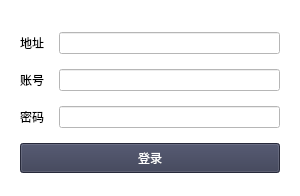
<?xml version="1.0" encoding="UTF-8"?>
<ui version="4.0">
 <class>Login</class>
 <widget class="QWidget" name="Login">
  <property name="geometry">
   <rect>
    <x>0</x>
    <y>0</y>
    <width>300</width>
    <height>196</height>
   </rect>
  </property>
  <property name="sizePolicy">
   <sizepolicy hsizetype="Fixed" vsizetype="Fixed">
    <horstretch>0</horstretch>
    <verstretch>0</verstretch>
   </sizepolicy>
  </property>
  <property name="minimumSize">
   <size>
    <width>300</width>
    <height>0</height>
   </size>
  </property>
  <property name="sizeIncrement">
   <size>
    <width>300</width>
    <height>0</height>
   </size>
  </property>
  <property name="windowTitle">
   <string>登录</string>
  </property>
  <property name="windowIcon">
   <iconset resource="../../resource/icon/icon.qrc">
    <normaloff>:/ico.svg</normaloff>:/ico.svg</iconset>
  </property>
  <property name="styleSheet">
   <string notr="true">background-color: rgb(255, 255, 255);</string>
  </property>
  <layout class="QGridLayout" name="gridLayout">
   <property name="leftMargin">
    <number>20</number>
   </property>
   <property name="topMargin">
    <number>30</number>
   </property>
   <property name="rightMargin">
    <number>20</number>
   </property>
   <property name="bottomMargin">
    <number>20</number>
   </property>
   <item row="0" column="0">
    <layout class="QVBoxLayout" name="verticalLayout">
     <property name="spacing">
      <number>15</number>
     </property>
     <item>
      <layout class="QHBoxLayout" name="horizontalLayout">
       <item>
        <widget class="QLabel" name="label">
         <property name="text">
          <string>地址</string>
         </property>
        </widget>
       </item>
       <item>
        <widget class="QLineEdit" name="edit_address">
         <property name="minimumSize">
          <size>
           <width>0</width>
           <height>20</height>
          </size>
         </property>
         <property name="sizeIncrement">
          <size>
           <width>0</width>
           <height>20</height>
          </size>
         </property>
        </widget>
       </item>
      </layout>
     </item>
     <item>
      <layout class="QHBoxLayout" name="horizontalLayout_2">
       <item>
        <widget class="QLabel" name="label_2">
         <property name="text">
          <string>账号</string>
         </property>
        </widget>
       </item>
       <item>
        <widget class="QLineEdit" name="edit_username">
         <property name="minimumSize">
          <size>
           <width>0</width>
           <height>20</height>
          </size>
         </property>
         <property name="sizeIncrement">
          <size>
           <width>0</width>
           <height>20</height>
          </size>
         </property>
        </widget>
       </item>
      </layout>
     </item>
     <item>
      <layout class="QHBoxLayout" name="horizontalLayout_3">
       <item>
        <widget class="QLabel" name="label_3">
         <property name="text">
          <string>密码</string>
         </property>
        </widget>
       </item>
       <item>
        <widget class="QLineEdit" name="edit_password">
         <property name="minimumSize">
          <size>
           <width>0</width>
           <height>20</height>
          </size>
         </property>
         <property name="sizeIncrement">
          <size>
           <width>0</width>
           <height>20</height>
          </size>
         </property>
        </widget>
       </item>
      </layout>
     </item>
     <item>
      <widget class="QPushButton" name="btn_login">
       <property name="sizePolicy">
        <sizepolicy hsizetype="Preferred" vsizetype="Fixed">
         <horstretch>0</horstretch>
         <verstretch>0</verstretch>
        </sizepolicy>
       </property>
       <property name="minimumSize">
        <size>
         <width>0</width>
         <height>30</height>
        </size>
       </property>
       <property name="sizeIncrement">
        <size>
         <width>0</width>
         <height>30</height>
        </size>
       </property>
       <property name="styleSheet">
        <string notr="true">background-color: rgb(54, 58, 81);
color: rgb(255, 255, 255);</string>
       </property>
       <property name="text">
        <string>登录</string>
       </property>
      </widget>
     </item>
    </layout>
   </item>
  </layout>
 </widget>
 <resources>
  <include location="../../resource/icon/icon.qrc"/>
 </resources>
 <connections/>
</ui>
